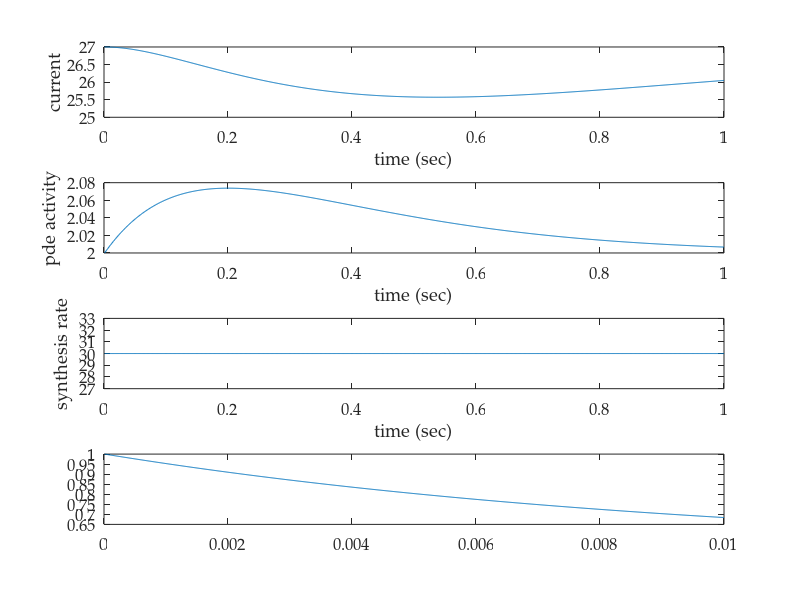
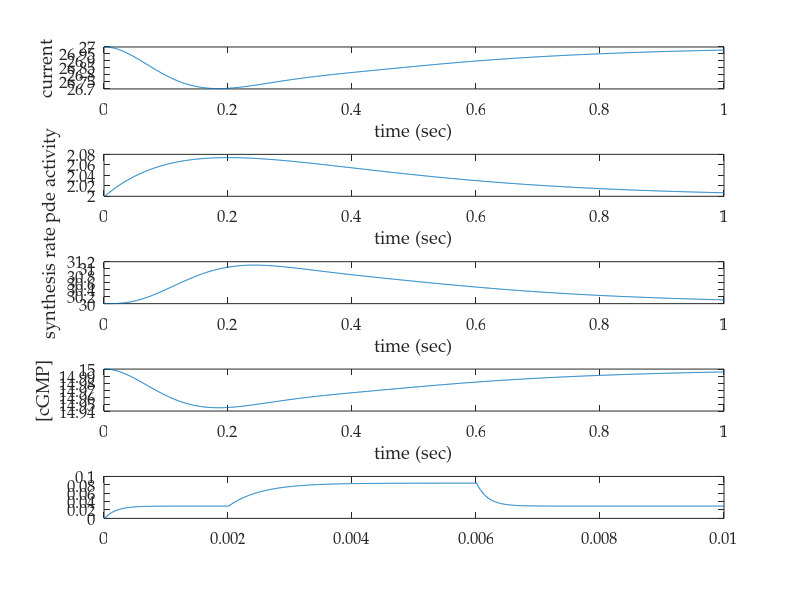
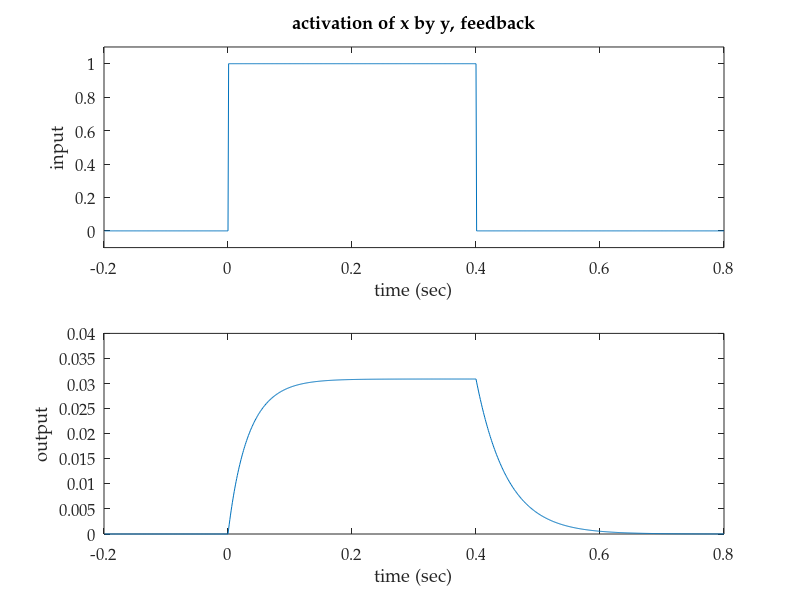

These charts were generated, in order, by the following MATLAB code:
 %****************************************************************************% Differential equations tutorial for NeuBeh/PBIO 545, Winter 2003%% Created 12/02 Fred Rieke% Revisions:%%****************************************************************************% useful default stuffset(0, 'DefaultAxesFontName','Palatino')set(0, 'DefaultAxesFontSize', 12)colormap([0 0 0])%****************************************************************************% Example 1: second-messenger cascades and phototransduction%	The examples below build up to a model for phototransduction based% on known chemical interactions.  We start with some of the building% blocks for a more complicated model and work up to a full model for% phototransduction.  Many of the examples below are much more generally% applicable - e.g. the simple feedback models.  Phototransduction is a % nice example because we can construct a model based on known mechanisms% with measured properties.%****************************************************************************%----------------------------------------------------------------------------% Consider creation of a substance x by another y.  For example, y could be % an active receptor and x its downstream effector.  The rate of creation of x % is proportional to the amount of active y and x decays with a rate % constant alpha.  The differential equation describing this situation is:% 	dx/dt = y - alpha * x% This does not have a unique solution unless we also specify an initial % condition.  We'll use x=0 at time 0.% The approach we will take to solving this equation is to turn the differential% equation into a difference equation, which we'll solve for finite time steps.  In% doing this we will assume that the behavior of x is determined entirely by % its first derivative for our finite time step.  This amounts to a Taylor series% approximation to x(t), where we ignore the second derivative and higher terms.  % The accuracy of the approximation improves as the time step becomes smaller.  % If this is unclear come back to it after going through the program below.  figure(1);x(1) = 0;				% initial conditionalpha = 20;				% rate constant for decay of x (in 1/sec)TimeStep = 0.001;		% time step for difference equation (in sec)PrePts = 200;			% points before step in yStmPts = 400;			% number of time points that y is activeNumPts = 1000;			% total points to simulate% initialize y; in this case y is a simple stepy(1:PrePts) = 0;y(PrePts+1:PrePts + StmPts) = 1;y(PrePts + StmPts + 1:NumPts) = 0;% plot ytme = 1:NumPts;tme = (tme - PrePts) * TimeStep;subplot(2, 1, 1);plot(tme, y);ylim([-.1 1.1]);xlabel('time (sec)');ylabel('input y');title('activation of x by y, no feedback');% Calculate x by making the differential equation above into a difference equation.  % Rather than solving with time as a continuous variable, we discretize time into % finite steps of length TimeStep.  We will approximate x in each time step.  Thus% the derivative%	 dx/dt% becomes% 	 [x(n) - x(n-1)] / TimeStep% where x(n) is the value of x in the nth time bin (i.e. at time n*TimeStep).% Note that in the limit where TimeStep goes to 0 this is the definition of% a derivative.  Make sure you see this connection as it is at the core of % how differential equations are solved numerically.% So now our original differential equation becomes%	[x(n) - x(n-1)] / TimeStep = y(n-1) - alpha * x(n-1)% or, solving for x(n),%	x(n) = x(n-1) + TimeStep * [y(n-1) - alpha * x(n-1)]% This gives us an update rule for x - given x and y in time bin n-1, we % can compute x in time bin n.  Iterating this update rule gives us % an approximation to the full time course of x:for pnt = 2:NumPts	x(pnt) = x(pnt-1) + (y(pnt-1) - alpha * x(pnt-1)) * TimeStep;endsubplot(2, 1, 2);plot(tme, x);xlabel('time (sec)');ylabel('output x');% Questions/Problems #1:% (1) play with the rate constant alpha and explain what happens.% (2) try different shaped inputs (other than step) and explain the results.% (3) play with TimeStep to see over what range of time bins the numerical solution%	  is accurate (i.e. compare to an analytical solution to the same DEQ).%----------------------------------------------------------------------------% Let's elaborate this example a little.  What if x also has a rate of spontaneous activation,% in addition to activation by y?  Now our differential equation becomes%	dx/dt = y + eta - alpha * x% where eta is the rate of spontaneous activation.% We'll solve this in the same way.figure(2);eta = 1;				% rate of spontaneous activation of xx(1) = eta / alpha;	% new initial condition% plot input ysubplot(2, 1, 1);plot(tme, y);ylim([-.1 1.1]);xlabel('time (sec)');ylabel('input');title('activation of x by y, no feedback');% calculate x by making differential equation into difference equationfor pnt = 2:NumPts	x(pnt) = x(pnt-1) + (y(pnt-1) + eta - alpha * x(pnt-1)) * TimeStep;endsubplot(2, 1, 2);plot(tme, x);xlabel('time (sec)');ylabel('output');% Make sure you understand the form of the difference equation in the loop above.% Questions/Problems #2:% (1) How does the solution differ in this case from that above?  Why?  % (2) Can you explain the change from the differential equation?% (3) Why is eta/alpha is reasonable initial condition?  %----------------------------------------------------------------------------% The examples above can both be solved analytically, providing a useful check to % the numerical solution.  Now let's add a feedback term, which make the analytical% solutions difficult.  So now active x will feedback to modify the 'effective' % activity of y (that is rate of creation of x by y).  Now the differential% equation becomes% 	dx/dt = y * (1+gx)^n - alpha * x,% where g is a constant describing the gain of the feedback and and n is% an exponent determining the linear or nonlinear behavior of the feedback signal.% There are certainly other ways a feedback mechanism could work (and correspondingly% different differential equations), but this is one reasonable form.figure(3);x(1) = 0;						% initial conditionPower = -1;						% feedback powerg = 20;							% feedback gain% plot input ysubplot(2, 1, 1);plot(tme, y);ylim([-.1 1.1]);xlabel('time (sec)');ylabel('input');title('activation of x by y, feedback');% solve difference equationfor pnt = 2:NumPts	x(pnt) = x(pnt-1) + (y(pnt) * (1 + g * x(pnt-1))^Power - alpha * x(pnt-1)) * TimeStep;endsubplot(2, 1, 2);plot(tme, x);xlabel('time (sec)');ylabel('output');% Questions/Problems #3:% (1) How does the behavior compare to the case without feedback?%	  Compare both the amplitude and kinetics of x.% (2) How does effect of feedback change as power changed?  Why? Try both negative%	  and positive values for the power.% (3) How does changing g change things?  Why?% (4) What happens when you change TimeStep?  Is the numerical solution more %	  or less sensitive to changes in TimeStep than that above?  Why?%----------------------------------------------------------------------------% Now let's consider combinations of a couple steps.  Anticipating building up% to a model for phototransduction we'll change from the generic variables x and y% to r (rhodopsin activity) and p (phosphodiesterase activity).  Light produces% an electrical signal in the photoreceptor by activating rhodopsin which then% activates phosphodiesterase (through transducin).  Active phosphodiesterase % breaks down cGMP and reduces the membrane current through cGMP-gated channels.  % Start by considering phosphodiesterase activation.  First, we'll assume that the % rhodopsin activity (its ability to activate phosphodiesterase through transducin) % obeys%	dr/dt = -sigma*r% where sigma is the rate constant for the decay of rhodopsin.  Then % we'll assume that the phosphodiesterase activity obeys%	dp/dt = r + eta - phi * p % where eta represents spontaneous phosphodiesterase activation and% phi is the rate constant for decay.figure(1)sigma = 5;				% rhodopsin activity decay rate constant (1/sec)phi = 5;				% phosphodiesterase activity decay rate constant (1/sec)eta = 10;				% phosphodiesterase activation rate constant (1/sec)r(1) = 1;				% initial condition for rp(1) = eta/phi;			% initial condition for pNumPts = 1000;			% number of points to simulateTimeStep = 0.001;		% time step tme = 1:NumPts;tme = tme * TimeStep;% solve difference equationfor pnt = 2:NumPts	r(pnt) = r(pnt-1) + TimeStep * (-sigma * r(pnt-1));	p(pnt) = p(pnt-1) + TimeStep * (r(pnt-1) + eta - phi * p(pnt-1));end% plot time course of rhodopsin activitysubplot(2, 1, 1);plot(tme, r);xlabel('time (sec)')ylabel('rhodopsin activity')% plot time course of phosphodiesterase activitysubplot(2, 1, 2);plot(tme, p);xlabel('time (sec)')ylabel('pde activity')% Questions/Problems #4:% (1) why do we choose an exponential decay for the shape of rhodopsin's activity?  What might%	  change that?% (2) Explore different combinations of sigma and phi and their impact.%----------------------------------------------------------------------------% The code above describes the 'activation' part of phototransduction - i.e. how% light activation of rhodopsin leads to activation of phosphodiesterase.  Now % lets add in the steps linking that to a change in current, and the steps % required for the light response to recover.  The role of activated phosphodiesterase% is to hydrolyze cGMP.  Another enzyme, guanylate cyclase, synthesizes cGMP.  So the % cGMP concentration g is controlled by a balance of synthesis (at a rate s) and hydrolysis% (at a rate pg):%	dg/dt = s - pg% The membrane current depends on the third power of the cGMP concentration%	I = k g^3% This is all we need for a simple phototransduction model.  Below we add a feedback% that controls the rate of synthesis.figure(1)gdark = 15;				% concentration of cGMP in darknesscgmp2cur = 8e-3;		% constant relating cGMP to currenttme = 1:NumPts;tme = tme * TimeStep;g(1) = gdark;							% initial conditions(1:NumPts) = gdark * eta/phi;		% steady state: synthesis = hydrolysisp(1) = eta/phi;% solve difference equations for each componentfor pnt = 2:NumPts	r(pnt) = r(pnt-1) + TimeStep * (-sigma * r(pnt-1));	p(pnt) = p(pnt-1) + TimeStep * (r(pnt-1) + eta - phi * p(pnt-1));	g(pnt) = g(pnt-1) + TimeStep * (s(pnt-1) - p(pnt-1) * g(pnt-1));end% determine current changecur = cgmp2cur * g.^3;% plot current, pde activity, synthesis rate, cGMP concentrationsubplot(4, 1, 1);plot(tme, cur);xlabel('time (sec)');ylabel('current');subplot(4, 1, 2);plot(tme, p);xlabel('time (sec)');ylabel('pde activity');subplot(4, 1, 3);plot(tme, s);xlabel('time (sec)');ylabel('synthesis rate');subplot(4, 1, 4);plot(tme, g);xlabel('time (sec)');ylabel('[cGMP]');%----------------------------------------------------------------------------% Now let's add a calcium feedback to the model above.  Calcium enters the outer% segment through the cGMP-gated channels.  Hence the rate of calcium influx% is proportional to the current flowing.  Calcium is removed by a Na+/K+,Ca2+ % exchanger.  The rate of removal is proportional to the calcium concentration:%	dc/dt = qI - beta c% where c is the calcium concentration, q is the proportionality constant between% changes in calcium and the current, and beta is the rate constant for calcium% removal.  % Calcium acts on the rate of cGMP synthesis:%   s = smax / (1 + (c/K)^h)% where smax is the maximum rate and K and H are constant (affinity and cooperativity)% describing the strength of the feedback.  Otherwise the model is the same.figure(2)cdark = 0.5;			% dark calcium concentrationbeta = 20;				% rate constant for calcium removal in 1/sechillcoef = 4;			% cooperativityhillaffinity = 0.3;		% affinitycur2ca = beta * cdark / (cgmp2cur * gdark^3);				% get q using steady statesmax = eta/phi * gdark * (1 + (cdark / hillaffinity)^hillcoef);		% get smax using steady statetme = 1:NumPts;tme = tme * TimeStep;% initial conditionsg(1) = gdark;s(1) = gdark * eta/phi;		c(1) = cdark;p(1) = eta/phi;% solve difference equationsfor pnt = 2:NumPts	r(pnt) = r(pnt-1) + TimeStep * (-sigma * r(pnt-1));	p(pnt) = p(pnt-1) + TimeStep * (r(pnt-1) + eta - phi * p(pnt-1));	c(pnt) = c(pnt-1) + TimeStep * (cur2ca * cgmp2cur * g(pnt-1)^3 - beta * c(pnt-1));	s(pnt) = smax / (1 + (c(pnt) / hillaffinity)^hillcoef);	g(pnt) = g(pnt-1) + TimeStep * (s(pnt-1) - p(pnt-1) * g(pnt-1));end% determine current changecur = cgmp2cur * g.^3;% plot current, pde, synthesis, cGMP and calciumsubplot(5, 1, 1);plot(tme, cur);xlabel('time (sec)');ylabel('current');subplot(5, 1, 2);plot(tme, p);xlabel('time (sec)');ylabel('pde activity');subplot(5, 1, 3);plot(tme, s);xlabel('time (sec)');ylabel('synthesis rate');subplot(5, 1, 4);plot(tme, g);xlabel('time (sec)');ylabel('[cGMP]');subplot(5, 1, 5) plot(tme, c)xlabel('time (sec)');ylabel('[calcium]');% Questions/Problems #5:% (1) Explain the relation between the steady state conditions%	  and the constants q and smax.% (2) Play with the various parameters and see how the alter the calculated %	  light response.  Explain why things change they way they do?% (3) The model will generate damped oscillations for some values of beta.  Why?%****************************************************************************% Example 2: two-state systems and channel gating particles%****************************************************************************% The Hodgkin-Huxley model relies on a series of gating particles, each % of which can be active or inactive.  Lets consider one of them - the m gate for% sodium channel opening. The probability that m is in the active state (m=1) % is p, and the probability it is in the inactive state (m=0) is (1-p).  % The time derivative of m is given by the likelihood that it becomes active % (alpha * (1-p)) minus the likelihood that it inactivates (beta p).  %	dm/dt = alpha(1-p) - beta pfigure(1)m(1) = 1;				% initial conditionalpha = 50;				% active->inactive rate constantbeta = 50;				% inactive->active rate constantNumPts = 1000;			TimeStep = 0.00001;% solve difference equationfor pnt = 2:NumPts	m(pnt) = m(pnt-1) + TimeStep * ((1 - m(pnt-1)) * alpha - m(pnt-1) * beta);end% plot resultstme = 1:NumPts;tme = tme * TimeStep;plot(tme, m);%----------------------------------------------------------------------------% Now let's make alpha and beta voltage dependentfigure(2);PrePts = 200;			% points before step in yStmPts = 400;			% number of time points that y is activem(1) = 0;				% initial condition% initialize voltagev(1:PrePts) = -60;v(PrePts+1:PrePts + StmPts) = -40;v(PrePts + StmPts + 1:NumPts) = -60;% compute alpha from HH parametersalpha(1:NumPts) = -100 * (v + 30) / (exp(-(v + 30)/10) - 1);% compute beta from HH parametersbeta(1:NumPts) = 4000 * exp(-(v + 55) / 18);% solve difference equationfor pnt = 2:NumPts	m(pnt) = m(pnt-1) + TimeStep * ((1 - m(pnt-1)) * alpha(pnt-1) - m(pnt-1) * beta(pnt-1));end% plot resultstme = 1:NumPts;tme = tme * TimeStep;plot(tme, m);% Some extensions:% (1) add an inactivation gating particle% (2) build this up to the HH sodium current model